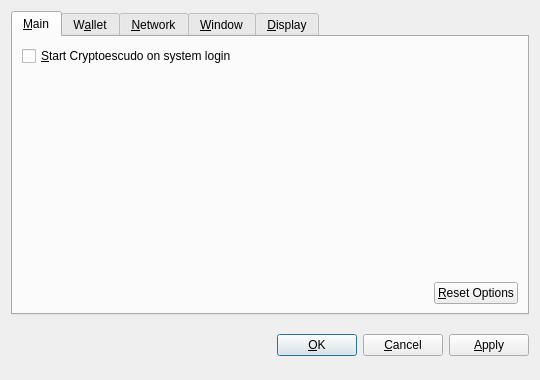
<?xml version="1.0" encoding="UTF-8"?>
<ui version="4.0">
 <class>OptionsDialog</class>
 <widget class="QDialog" name="OptionsDialog">
  <property name="geometry">
   <rect>
    <x>0</x>
    <y>0</y>
    <width>540</width>
    <height>380</height>
   </rect>
  </property>
  <property name="windowTitle">
   <string>Options</string>
  </property>
  <property name="modal">
   <bool>true</bool>
  </property>
  <layout class="QVBoxLayout" name="verticalLayout">
   <item>
    <widget class="QTabWidget" name="tabWidget">
     <property name="tabPosition">
      <enum>QTabWidget::North</enum>
     </property>
     <property name="currentIndex">
      <number>0</number>
     </property>
     <widget class="QWidget" name="tabMain">
      <attribute name="title">
       <string>&amp;Main</string>
      </attribute>
      <layout class="QVBoxLayout" name="verticalLayout_Main">
       <item>
        <widget class="QCheckBox" name="bitcoinAtStartup">
         <property name="toolTip">
          <string>Automatically start Cryptoescudo after logging in to the system.</string>
         </property>
         <property name="text">
          <string>&amp;Start Cryptoescudo on system login</string>
         </property>
        </widget>
       </item>
       <item>
        <spacer name="verticalSpacer_Main">
         <property name="orientation">
          <enum>Qt::Vertical</enum>
         </property>
         <property name="sizeHint" stdset="0">
          <size>
           <width>20</width>
           <height>40</height>
          </size>
         </property>
        </spacer>
       </item>
       <item>
        <layout class="QHBoxLayout" name="horizontalLayout_2_Main">
         <item>
          <spacer name="horizontalSpacer_2_Main">
           <property name="orientation">
            <enum>Qt::Horizontal</enum>
           </property>
           <property name="sizeHint" stdset="0">
            <size>
             <width>40</width>
             <height>20</height>
            </size>
           </property>
          </spacer>
         </item>
         <item>
          <widget class="QPushButton" name="resetButton">
           <property name="toolTip">
            <string>Reset all client options to default.</string>
           </property>
           <property name="text">
            <string>&amp;Reset Options</string>
           </property>
           <property name="autoDefault">
            <bool>false</bool>
           </property>
          </widget>
         </item>
        </layout>
       </item>
      </layout>
     </widget>
     <widget class="QWidget" name="tabWallet">
      <attribute name="title">
       <string>W&amp;allet</string>
      </attribute>
      <layout class="QVBoxLayout" name="verticalLayout_Network">
       <item>
        <widget class="QLabel" name="transactionFeeInfoLabel">
         <property name="text">
          <string>Optional transaction fee per kB that helps make sure your transactions are processed quickly. Most transactions are 1 kB.</string>
         </property>
         <property name="textFormat">
          <enum>Qt::PlainText</enum>
         </property>
         <property name="wordWrap">
          <bool>true</bool>
         </property>
        </widget>
       </item>
       <item>
        <layout class="QHBoxLayout" name="horizontalLayout_1_Main">
         <item>
          <widget class="QLabel" name="transactionFeeLabel">
           <property name="text">
            <string>Pay transaction &amp;fee</string>
           </property>
           <property name="textFormat">
            <enum>Qt::PlainText</enum>
           </property>
           <property name="buddy">
            <cstring>transactionFee</cstring>
           </property>
          </widget>
         </item>
         <item>
          <widget class="BitcoinAmountField" name="transactionFee"/>
         </item>
         <item>
          <spacer name="horizontalSpacer_1_Main">
           <property name="orientation">
            <enum>Qt::Horizontal</enum>
           </property>
           <property name="sizeHint" stdset="0">
            <size>
             <width>40</width>
             <height>20</height>
            </size>
           </property>
          </spacer>
         </item>
        </layout>
       </item>
       <item>
        <widget class="QLabel" name="label">
         <property name="text">
          <string>If you disable the spending of unconfirmed change, the change from a transaction cannot be used until that transaction has at least one confirmation. This also affects how your balance is computed.</string>
         </property>
         <property name="wordWrap">
          <bool>true</bool>
         </property>
        </widget>
       </item>
       <item>
        <widget class="QCheckBox" name="spendZeroConfChange">
         <property name="text">
          <string>Spend unconfirmed change  (experts only)</string>
         </property>
        </widget>
       </item>
       <item>
        <spacer name="verticalSpacer">
         <property name="orientation">
          <enum>Qt::Vertical</enum>
         </property>
         <property name="sizeHint" stdset="0">
          <size>
           <width>20</width>
           <height>40</height>
          </size>
         </property>
        </spacer>
       </item>
      </layout>
     </widget>
     <widget class="QWidget" name="tabNetwork">
      <attribute name="title">
       <string>&amp;Network</string>
      </attribute>
      <layout class="QVBoxLayout" name="verticalLayout_Network">
       <item>
        <widget class="QCheckBox" name="mapPortUpnp">
         <property name="toolTip">
          <string>Automatically open the Cryptoescudo client port on the router. This only works when your router supports UPnP and it is enabled.</string>
         </property>
         <property name="text">
          <string>Map port using &amp;UPnP</string>
         </property>
        </widget>
       </item>
       <item>
        <widget class="QCheckBox" name="connectSocks">
         <property name="toolTip">
          <string>Connect to the Cryptoescudo network through a SOCKS proxy (e.g. when connecting through Tor).</string>
         </property>
         <property name="text">
          <string>&amp;Connect through SOCKS proxy:</string>
         </property>
        </widget>
       </item>
       <item>
        <layout class="QHBoxLayout" name="horizontalLayout_Network">
         <item>
          <widget class="QLabel" name="proxyIpLabel">
           <property name="text">
            <string>Proxy &amp;IP:</string>
           </property>
           <property name="textFormat">
            <enum>Qt::PlainText</enum>
           </property>
           <property name="buddy">
            <cstring>proxyIp</cstring>
           </property>
          </widget>
         </item>
         <item>
          <widget class="QValidatedLineEdit" name="proxyIp">
           <property name="maximumSize">
            <size>
             <width>140</width>
             <height>16777215</height>
            </size>
           </property>
           <property name="toolTip">
            <string>IP address of the proxy (e.g. 127.0.0.1)</string>
           </property>
          </widget>
         </item>
         <item>
          <widget class="QLabel" name="proxyPortLabel">
           <property name="text">
            <string>&amp;Port:</string>
           </property>
           <property name="textFormat">
            <enum>Qt::PlainText</enum>
           </property>
           <property name="buddy">
            <cstring>proxyPort</cstring>
           </property>
          </widget>
         </item>
         <item>
          <widget class="QLineEdit" name="proxyPort">
           <property name="maximumSize">
            <size>
             <width>55</width>
             <height>16777215</height>
            </size>
           </property>
           <property name="toolTip">
            <string>Port of the proxy (e.g. 9050)</string>
           </property>
          </widget>
         </item>
         <item>
          <widget class="QLabel" name="socksVersionLabel">
           <property name="text">
            <string>SOCKS &amp;Version:</string>
           </property>
           <property name="textFormat">
            <enum>Qt::PlainText</enum>
           </property>
           <property name="buddy">
            <cstring>socksVersion</cstring>
           </property>
          </widget>
         </item>
         <item>
          <widget class="QValueComboBox" name="socksVersion">
           <property name="toolTip">
            <string>SOCKS version of the proxy (e.g. 5)</string>
           </property>
          </widget>
         </item>
         <item>
          <spacer name="horizontalSpacer_Network">
           <property name="orientation">
            <enum>Qt::Horizontal</enum>
           </property>
           <property name="sizeHint" stdset="0">
            <size>
             <width>40</width>
             <height>20</height>
            </size>
           </property>
          </spacer>
         </item>
        </layout>
       </item>
       <item>
        <spacer name="verticalSpacer_Network">
         <property name="orientation">
          <enum>Qt::Vertical</enum>
         </property>
         <property name="sizeHint" stdset="0">
          <size>
           <width>20</width>
           <height>40</height>
          </size>
         </property>
        </spacer>
       </item>
      </layout>
     </widget>
     <widget class="QWidget" name="tabWindow">
      <attribute name="title">
       <string>&amp;Window</string>
      </attribute>
      <layout class="QVBoxLayout" name="verticalLayout_Window">
       <item>
        <widget class="QCheckBox" name="minimizeToTray">
         <property name="toolTip">
          <string>Show only a tray icon after minimizing the window.</string>
         </property>
         <property name="text">
          <string>&amp;Minimize to the tray instead of the taskbar</string>
         </property>
        </widget>
       </item>
       <item>
        <widget class="QCheckBox" name="minimizeOnClose">
         <property name="toolTip">
          <string>Minimize instead of exit the application when the window is closed. When this option is enabled, the application will be closed only after selecting Quit in the menu.</string>
         </property>
         <property name="text">
          <string>M&amp;inimize on close</string>
         </property>
        </widget>
       </item>
       <item>
        <spacer name="verticalSpacer_Window">
         <property name="orientation">
          <enum>Qt::Vertical</enum>
         </property>
         <property name="sizeHint" stdset="0">
          <size>
           <width>20</width>
           <height>40</height>
          </size>
         </property>
        </spacer>
       </item>
      </layout>
     </widget>
     <widget class="QWidget" name="tabDisplay">
      <attribute name="title">
       <string>&amp;Display</string>
      </attribute>
      <layout class="QVBoxLayout" name="verticalLayout_Display">
       <item>
        <layout class="QHBoxLayout" name="horizontalLayout_1_Display">
         <item>
          <widget class="QLabel" name="langLabel">
           <property name="text">
            <string>User Interface &amp;language:</string>
           </property>
           <property name="textFormat">
            <enum>Qt::PlainText</enum>
           </property>
           <property name="buddy">
            <cstring>lang</cstring>
           </property>
          </widget>
         </item>
         <item>
          <widget class="QValueComboBox" name="lang">
           <property name="toolTip">
            <string>The user interface language can be set here. This setting will take effect after restarting Cryptoescudo.</string>
           </property>
          </widget>
         </item>
        </layout>
       </item>
       <item>
        <layout class="QHBoxLayout" name="horizontalLayout_2_Display">
         <item>
          <widget class="QLabel" name="unitLabel">
           <property name="text">
            <string>&amp;Unit to show amounts in:</string>
           </property>
           <property name="textFormat">
            <enum>Qt::PlainText</enum>
           </property>
           <property name="buddy">
            <cstring>unit</cstring>
           </property>
          </widget>
         </item>
         <item>
          <widget class="QValueComboBox" name="unit">
           <property name="toolTip">
            <string>Choose the default subdivision unit to show in the interface and when sending coins.</string>
           </property>
          </widget>
         </item>
        </layout>
       </item>
       <item>
        <widget class="QCheckBox" name="displayAddresses">
         <property name="toolTip">
          <string>Whether to show Cryptoescudo addresses in the transaction list or not.</string>
         </property>
         <property name="text">
          <string>&amp;Display addresses in transaction list</string>
         </property>
        </widget>
       </item>
       <item>
        <widget class="QCheckBox" name="coinControlFeatures">
         <property name="toolTip">
          <string>Whether to show coin control features or not.</string>
         </property>
         <property name="text">
          <string>Display coin &amp;control features (experts only!)</string>
         </property>
        </widget>
       </item>
       <item>
        <spacer name="verticalSpacer_Display">
         <property name="orientation">
          <enum>Qt::Vertical</enum>
         </property>
         <property name="sizeHint" stdset="0">
          <size>
           <width>20</width>
           <height>40</height>
          </size>
         </property>
        </spacer>
       </item>
      </layout>
     </widget>
    </widget>
   </item>
   <item>
    <layout class="QHBoxLayout" name="horizontalLayout_Buttons">
     <item>
      <spacer name="horizontalSpacer_1">
       <property name="orientation">
        <enum>Qt::Horizontal</enum>
       </property>
       <property name="sizeHint" stdset="0">
        <size>
         <width>40</width>
         <height>48</height>
        </size>
       </property>
      </spacer>
     </item>
     <item>
      <widget class="QLabel" name="statusLabel">
       <property name="font">
        <font>
         <weight>75</weight>
         <bold>true</bold>
        </font>
       </property>
       <property name="text">
        <string/>
       </property>
       <property name="textFormat">
        <enum>Qt::PlainText</enum>
       </property>
       <property name="wordWrap">
        <bool>true</bool>
       </property>
      </widget>
     </item>
     <item>
      <spacer name="horizontalSpacer_2">
       <property name="orientation">
        <enum>Qt::Horizontal</enum>
       </property>
       <property name="sizeHint" stdset="0">
        <size>
         <width>40</width>
         <height>48</height>
        </size>
       </property>
      </spacer>
     </item>
     <item>
      <widget class="QPushButton" name="okButton">
       <property name="text">
        <string>&amp;OK</string>
       </property>
      </widget>
     </item>
     <item>
      <widget class="QPushButton" name="cancelButton">
       <property name="text">
        <string>&amp;Cancel</string>
       </property>
       <property name="autoDefault">
        <bool>false</bool>
       </property>
      </widget>
     </item>
     <item>
      <widget class="QPushButton" name="applyButton">
       <property name="text">
        <string>&amp;Apply</string>
       </property>
       <property name="autoDefault">
        <bool>false</bool>
       </property>
      </widget>
     </item>
    </layout>
   </item>
  </layout>
 </widget>
 <customwidgets>
  <customwidget>
   <class>BitcoinAmountField</class>
   <extends>QSpinBox</extends>
   <header>bitcoinamountfield.h</header>
  </customwidget>
  <customwidget>
   <class>QValueComboBox</class>
   <extends>QComboBox</extends>
   <header>qvaluecombobox.h</header>
  </customwidget>
  <customwidget>
   <class>QValidatedLineEdit</class>
   <extends>QLineEdit</extends>
   <header>qvalidatedlineedit.h</header>
  </customwidget>
 </customwidgets>
 <resources/>
 <connections/>
</ui>
